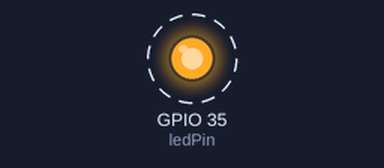
A sketch run on a simulated ESP32. Shown: output pins drawn as LEDs (lit = HIGH). Dashed ring = blinking. What the sketch prints to the serial monitor is not drawn.

Above: at 0.05 s.
Timing chart, 0 to 3.0 s (numbered marks = the images above):
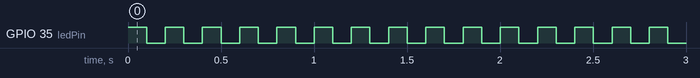

Measured:
- by itself, GPIO 35 (ledPin): alternates HIGH for 0.10 s and LOW for 0.10 s
- by itself, everything shown: repeats every 5.2 s, in 26 steps

The sketch:

blinkLed.c.ino
```cpp
#define ledPin 35

void setup() {
  pinMode(ledPin, OUTPUT);
  Serial.begin(115200);

}

void loop() {
  digitalWrite(ledPin, HIGH);
  Serial.println("LED is ON");
  delay(100);

  digitalWrite(ledPin, LOW);
  Serial.println("LED is LOW");
  delay(100);
}
```
